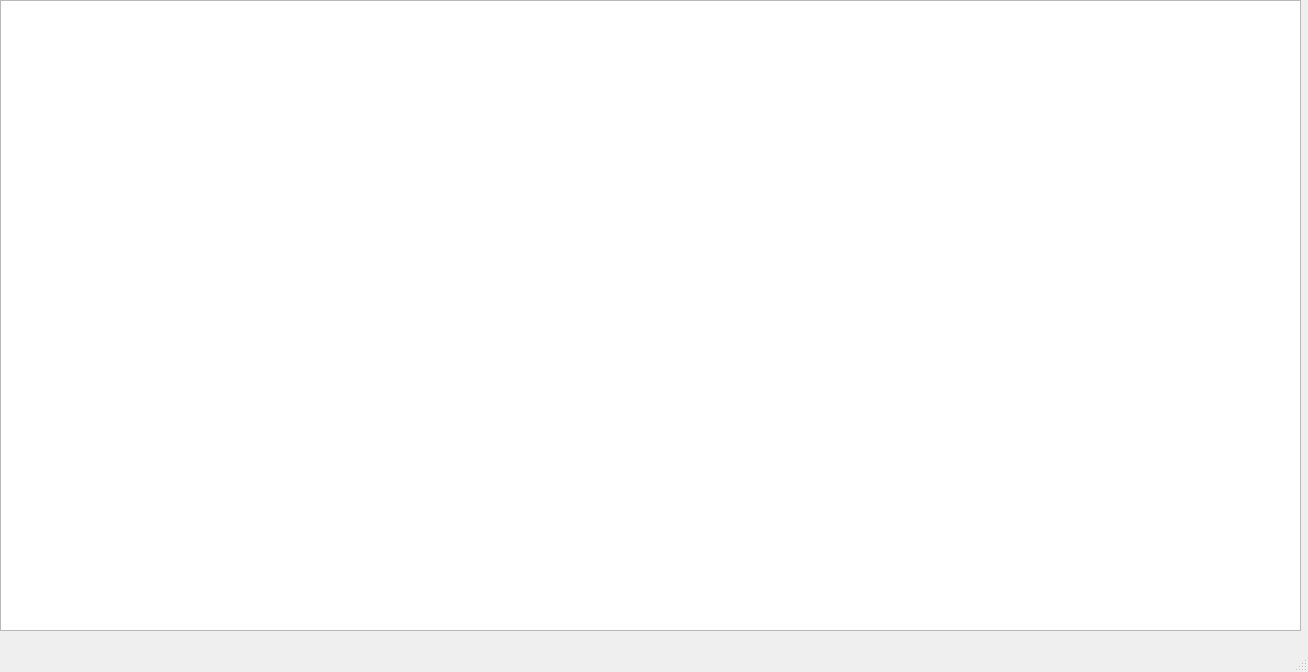
<?xml version="1.0" encoding="UTF-8"?>
<ui version="4.0">
 <class>MainWindow</class>
 <widget class="QMainWindow" name="MainWindow">
  <property name="geometry">
   <rect>
    <x>0</x>
    <y>0</y>
    <width>1308</width>
    <height>672</height>
   </rect>
  </property>
  <property name="windowTitle">
   <string>MainWindow</string>
  </property>
  <widget class="QWidget" name="centralwidget">
   <widget class="QTextEdit" name="textedit">
    <property name="geometry">
     <rect>
      <x>0</x>
      <y>0</y>
      <width>1301</width>
      <height>631</height>
     </rect>
    </property>
    <property name="font">
     <font>
      <pointsize>16</pointsize>
     </font>
    </property>
   </widget>
  </widget>
  <widget class="QMenuBar" name="menubar">
   <property name="geometry">
    <rect>
     <x>0</x>
     <y>0</y>
     <width>1308</width>
     <height>26</height>
    </rect>
   </property>
  </widget>
  <widget class="QStatusBar" name="statusbar"/>
 </widget>
 <resources/>
 <connections/>
</ui>
